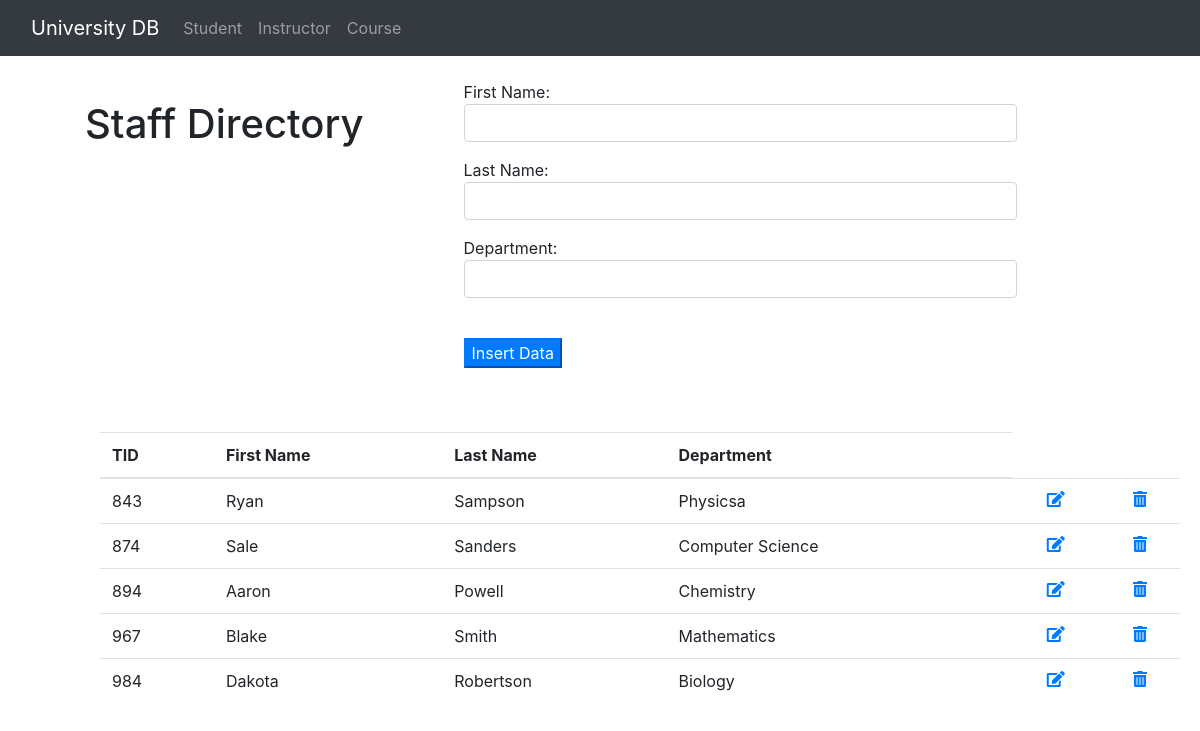
Page /instructor on the committed database.
### tables this page shows
CREATE TABLE instructor (
        tid INTEGER NOT NULL,
        first_name VARCHAR(256) NOT NULL,
        last_name VARCHAR(256) NOT NULL,
        dept VARCHAR(256) NOT NULL,

        PRIMARY KEY (tid)
    );

### api.py (the view)
@app.route('/instructor')
def instructor_database():
    from functions.sqlquery import sql_query
    results = sql_query(''' SELECT * FROM instructor''')
    msg = 'SELECT * FROM instructor'
    return render_template('instructordb.html', results=results, msg=msg)

### functions/sqlquery.py (called while the page is built)
def sql_query(query):
    cur = conn.cursor()
    cur.execute(query)
    rows = cur.fetchall()
    return rows

### templates/instructordb.html (shortened to what this page needs)
<html>
    <head>
        <link rel="stylesheet" href="https://use.fontawesome.com/releases/v5.1.0/css/all.css"
>
        <link rel="stylesheet" href="https://stackpath.bootstrapcdn.com/bootstrap/4.1.1/css/bootstrap.min.css"
>
    </head>
    <body>
        {% include 'navbar.html' %}
        <br>
        <div class='row'>
            <div style='margin-left: 100px; padding-block: 20px;'>
                <h1>
                    Staff Directory
                </h1>
            </div>
            {% block content %}
            {% if 'query_edit' in request.url %}
            <div style='margin-left: 100px; width: 45%;'>
                {% for eresult in eresults %}
                <form action="/instructor/edit" method="POST">
                    <p>First Name: <input class="form-control" type="text" name="first_name" style='width: 100%;'
                            value='{{eresult["first_name"]}}' /></p>
                    <p>Last Name: <input class="form-control" type="text" name="last_name" style='width: 100%;'
                            value='{{eresult["last_name"]}}' /></p>
                    <p>Department: <input class="form-control" type="text" name="dept" style='width: 100%;'
                            value='{{eresult["dept"]}}' /></p>
                    <input type="hidden" name="old_first_name" value='{{eresult["first_name"]}}' />
                    <input type="hidden" name="old_last_name" value='{{eresult["last_name"]}}' />
                    {% endfor %}
                    <br>
                    <p><input class="btn-primary" type="submit" value="Update Data" /></p>
                </form>
            </div>
            {% else %}
            <div style='margin-left: 100px; width: 45%;'>
                <form action="/instructor/insert" method="POST">
                    <p>First Name: <input class="form-control" type="text" name="first_name" style='width: 100%;' /></p>
                    <p>Last Name: <input class="form-control" type="text" name="last_name" style='width: 100%;' /></p>
                    <p>Department: <input class="form-control" type="text" name="dept" style='width: 100%;' /></p>
                    <br>
                    <p><input class="btn-primary" type="submit" value="Insert Data" /></p>
                </form>
            </div>
            {% endif %}
            {% endblock content %}
        </div>
        <br><br>
        <table class='table table-hover' style='margin-left: 100px; margin-right: 100px; width: 90%;'>
            <thead>
                <tr>
                    <th>TID</th>
                    <th>First Name</th>
                    <th>Last Name</th>
                    <th>Department</th>
                </tr>
            </thead>
            {% for result in results %}
            <tr>
                <td>{{result["tid"]}}</td>
                <td>{{result["first_name"]}}</td>
                <td>{{result["last_name"]}}</td>
                <td>{{result["dept"]}}</td>
                <td align="center"><a
                        href="{{ url_for('sql_edit_instructor_link', efname=result['first_name'], elname=result['last_name']) }}"><i
                            class="fas fa-edit"></a></td>
                <td align="center"><a
                        href="{{ url_for('sql_data_instructor_delete', fname=result['first_name'], lname=result['last_name']) }}"><i
                            class="fas fa-trash-alt"></a></td>
            </tr>
            {% endfor %}
        </table>
    </body>
</html>

### templates/navbar.html (shortened to what this page needs)
<html>
	<head>
	</head>
	<nav class="navbar navbar-expand-lg navbar-dark bg-dark">
		<div class="container-fluid">
			<a class="navbar-brand" href="{{url_for('index')}}">University DB</a>
			<div class="collapse navbar-collapse" id="navbarSupportedContent">
				<ul class="navbar-nav me-auto mb-2 mb-lg-0">
					<li class="nav-item">
						<a class="nav-link" href="{{url_for('student_database')}}">Student</a>
					</li>
					<li class="nav-item">
						<a class="nav-link" href="{{url_for('instructor_database')}}">Instructor</a>
					</li>
					<li class="nav-item">
						<a class="nav-link" href="{{url_for('course_database')}}">Course</a>
					</li>
				</ul>
			</div>
		</div>
	</nav>
</html>

### rows in the picture
instructor: tid "843", first_name "Ryan", last_name "Sampson", dept "Physicsa"
instructor: tid "874", first_name "Sale", last_name "Sanders", dept "Computer Science"
instructor: tid "894", first_name "Aaron", last_name "Powell", dept "Chemistry"
instructor: tid "967", first_name "Blake", last_name "Smith", dept "Mathematics"
instructor: tid "984", first_name "Dakota", last_name "Robertson", dept "Biology"
